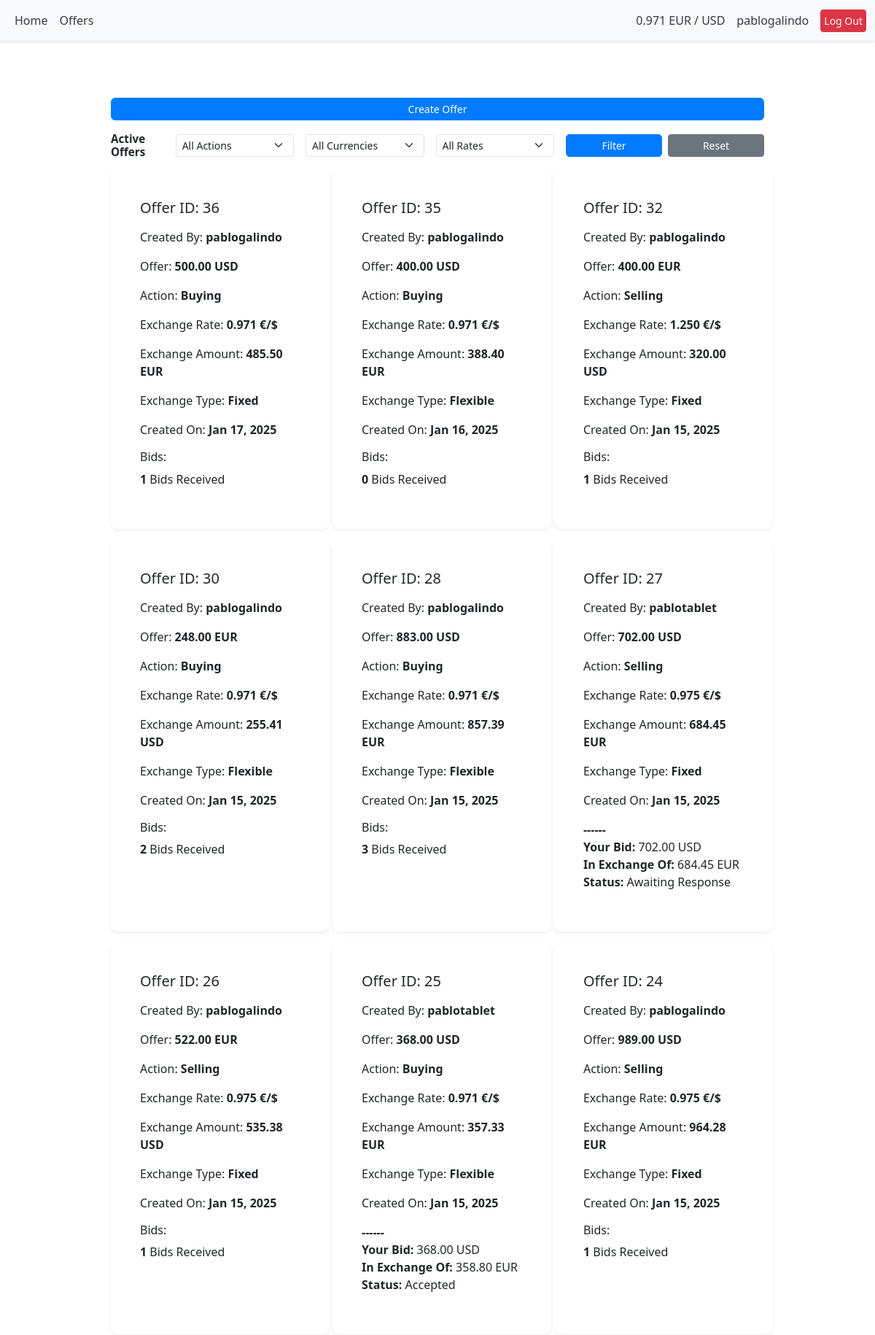
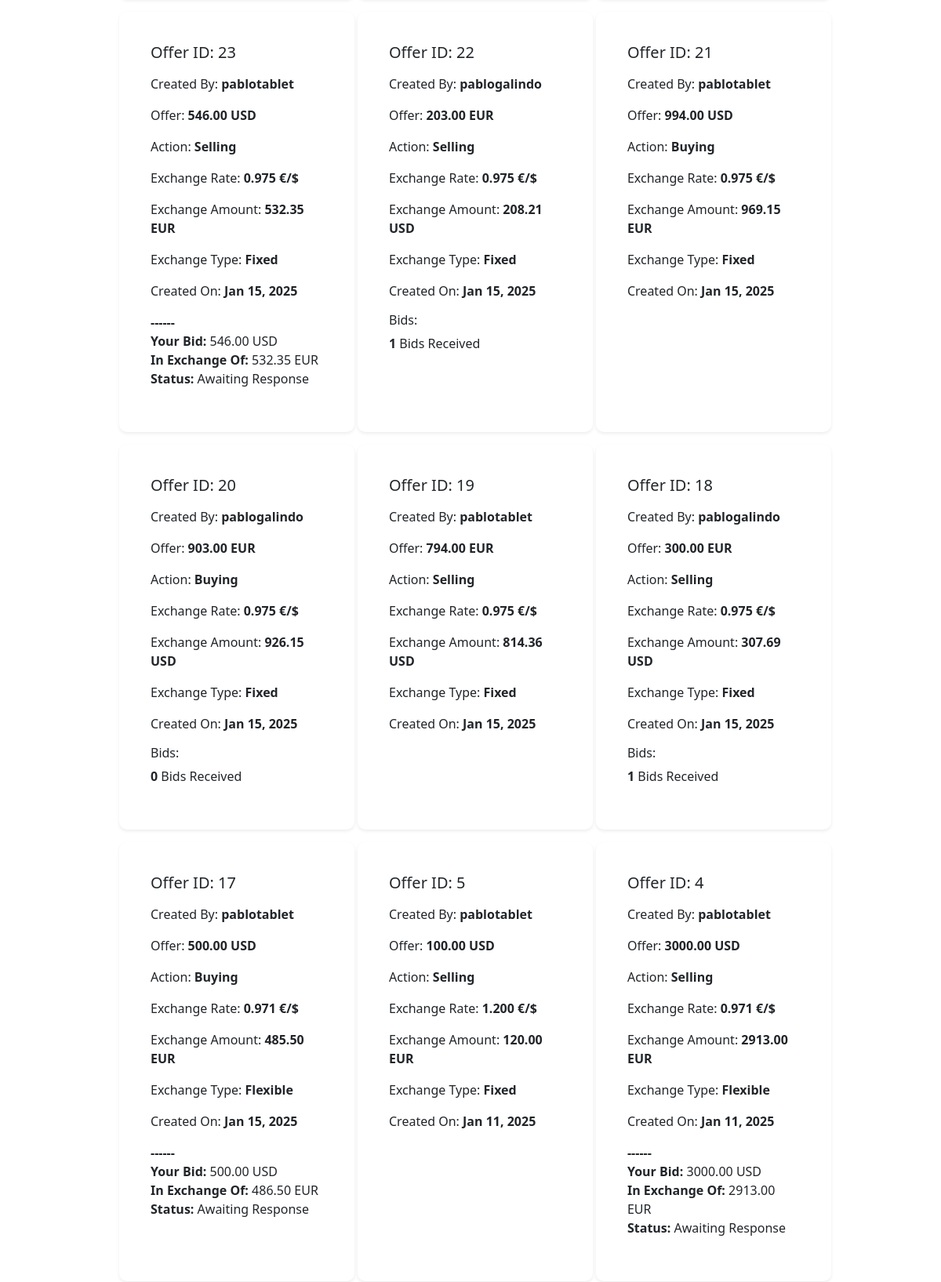
Screenshot of /offers/ (signed in, upper part) with the database file from the repository (2 pictures, top to bottom).
### offers/models.py (models this page shows, shortened)
class Offer(models.Model):
    CURRENCY_CHOICES = [
        ('USD', 'US Dollar'),
        ('EUR', 'Euro'),
    ]
    RATE_TYPE_CHOICES = [
        ('FIXED', 'Fixed'),
        ('FLEXIBLE', 'Flexible'),
    ]
    user = models.ForeignKey(
        User, on_delete=models.CASCADE, related_name="offers")
    currency = models.CharField(max_length=3, choices=CURRENCY_CHOICES)
    amount = models.DecimalField(max_digits=10, decimal_places=2)
    exchange_rate = models.DecimalField(
        max_digits=8, decimal_places=3, null=True, blank=True)
    is_buying = models.BooleanField()
    rate_type = models.CharField(
        max_length=10, choices=RATE_TYPE_CHOICES, default='FIXED')
    created_at = models.DateTimeField(auto_now_add=True)
    class Meta:
        ordering = ['-created_at']

class Bid(models.Model):
    STATUS_CHOICES = [
        ('AWAITING', 'Awaiting Response'),
        ('ACCEPTED', 'Accepted'),
        ('REJECTED', 'Rejected'),
    ]
    offer = models.ForeignKey(
        'Offer', on_delete=models.CASCADE, related_name='bids')
    user = models.ForeignKey(
        User, on_delete=models.CASCADE, related_name='bids')
    amount = models.DecimalField(max_digits=10, decimal_places=2)
    currency = models.CharField(max_length=3, choices=Offer.CURRENCY_CHOICES)
    exchange_rate = models.DecimalField(max_digits=8, decimal_places=3)
    created_at = models.DateTimeField(auto_now_add=True)
    status = models.CharField(
        max_length=10, choices=STATUS_CHOICES, default='AWAITING')
    contact_shared = models.BooleanField(default=False)
    class Meta:
        unique_together = ('user', 'offer')

### offers/views.py (the view)
# urls.py: path('', views.view_offers, name='view_offers'),
@login_required
def view_offers(request):
    offers = Offer.objects.prefetch_related('bids').all()
    is_buying = request.GET.get('is_buying')
    currency = request.GET.get('currency')
    rate_type = request.GET.get('rate_type')
    if is_buying in ['0', '1']:
        offers = offers.filter(is_buying=bool(int(is_buying)))
    if currency:
        offers = offers.filter(currency=currency)
    if rate_type:
        offers = offers.filter(rate_type=rate_type)
    for offer in offers:
        offer.user_bid = offer.bids.filter(user=request.user).first()
        offer.converted_amount = (
            round(offer.amount / offer.exchange_rate
                  if offer.currency == "EUR"
                  else offer.amount * offer.exchange_rate, 2)
        )
        offer.converted_amount_currency = ("EUR"
                                           if offer.currency == "USD"
                                           else "USD")
        offer.action = "Buying" if offer.is_buying else "Selling"
        if offer.user_bid:
            offer.bid_converted_amount = round(
                offer.user_bid.amount / offer.user_bid.exchange_rate
                if offer.user_bid.currency == "EUR"
                else offer.user_bid.amount * offer.user_bid.exchange_rate, 2
            )
            offer.bid_converted_currency = (
                "EUR" if offer.user_bid.currency == "USD" else "USD"
            )
        else:
            offer.bid_converted_amount = None
            offer.bid_converted_currency = None
    return render(request, 'offers/view_offers.html', {'offers': offers})

### offers/context_processors.py (called while the page is built)
def exchange_rate_processor(request):
    try:
        latest_rate = LatestExchangeRate.objects.latest("timestamp").rate
        print(f"Latest exchange rate fetched from database: {latest_rate}")
    except LatestExchangeRate.DoesNotExist:
        try:
            latest_rate = fetch_and_update_exchange_rate()
            print(f"Latest exchange rate fetched: {latest_rate}")
        except ValueError as e:
            print(f"Error fetching exchange rate: {e}")
            latest_rate = "N/A"
    return {
        "exchange_rate": round(latest_rate, 3)
    }

### offers/templates/offers/view_offers.html (shortened to what this page needs)
{% extends "base.html" %}
{%load static%}
{% block content %}
<div class="container mt-5">
    {% if user.is_authenticated %}
    <div
        class="d-flex justify-content-end mb-3">
        <a
         href="{% url 'offers:create_offer' %}?next={{ request.path }}"
         class="btn btn-primary w-100 w-md-auto" aria-label="Create a new offer">
         Create Offer
        </a>
    </div>
    {% endif %}
    <div class="d-flex flex-column flex-md-row justify-content-between align-items-center mb-3">
        <h2 class="text-center text-md-start mb-2 mb-md-0">Active Offers</h2>
        <form method="get" action="{% url 'offers:view_offers' %}" class="d-flex align-items-center gap-2">
            <select name="is_buying" id="is_buying" class="form-select form-select-sm me-2">
                <option value="">All Actions</option>
            </select>
            <select name="currency" id="currency" class="form-select form-select-sm me-2">
                <option value="">All Currencies</option>
            </select>
            <select name="rate_type" id="rate_type" class="form-select form-select-sm me-2">
                <option value="">All Rates</option>
            </select>
            <button type="submit" class="btn btn-primary btn-sm w-100 w-md-auto" aria-label="Filter Offers">Filter</button>
            <a href="{% url 'offers:view_offers' %}" class="btn btn-secondary btn-sm w-100 w-md-auto" aria-label="Reset filter values">Reset</a>
        </form>
    </div>
    <div class="row g-3">
        {% for offer in offers %}
        <div class="col-12 col-md-6 col-lg-4">
            <div class="card shadow-sm offer-card ">
                <div class="card-body">
                    <h5 class="card-title">Offer ID: {{ offer.id}}</h5>
                    <p>Created By: <strong>{{offer.user.username}}</strong></p>
                    <p>Offer: <strong>{{offer.amount}} {{offer.currency}}</strong></p>
                    <p>Action: <strong>{{offer.action}}</strong></p>
                    <p>Exchange Rate: <strong>{{offer.exchange_rate}} €/$ </strong></p>
                    <p>Exchange Amount: <strong>{{offer.converted_amount}} {{offer.converted_amount_currency}}</strong></p>
                    <p>Exchange Type: <strong>{{offer.get_rate_type_display}}</strong></p>
                    <p>Created On: <strong>{{offer.created_at|date:"M d, Y"}}</strong></p>
                    {% if offer.user_bid %}
                    <p class="card-text">
                        <strong>------</strong> <br>
                        <strong>Your Bid:</strong> {{ offer.user_bid.amount }} {{offer.user_bid.currency}}<br>
                        <strong>In Exchange Of:</strong> {{ offer.bid_converted_amount }} {{ offer.bid_converted_currency }} <br>
                        <strong>Status:</strong> {{ offer.user_bid.get_status_display }}
                    </p>
                    {% endif %}
                    {% if user.is_authenticated and user == offer.user %}
                    <div>
                        <h6>Bids:</h6>
                        <p><strong>{{ offer.bids.count }}</strong> Bids Received</p>
                    </div>
                    {% endif %}
                </div>
            </div>
        </div>
        {% endfor %}
    </div>
</div>
{% endblock %}

### templates/base.html (shortened to what this page needs)
{% load static %}
<!DOCTYPE html>
<html lang="en">
<head>
    <link href="https://cdn.jsdelivr.net/npm/bootstrap@5.3.0-alpha3/dist/css/bootstrap.min.css" rel="stylesheet">
    <link rel="stylesheet" href="{% static 'css/style.css' %}">
    <link href="https://cdn.jsdelivr.net/npm/bootstrap-icons/font/bootstrap-icons.css" rel="stylesheet">
</head>
<body>
    <nav class="navbar navbar-expand-lg navbar-light bg-light">
        <div class="container-fluid">
            {% if user.is_authenticated %}
            <div class="collapse navbar-collapse" id="navbarNav">
                <ul class="navbar-nav">
                    <li class="nav-item">
                        <a class="nav-link" href="/">Home</a>
                    </li>
                    <li class="nav-item">
                        <a class="nav-link" href="{% url 'offers:view_offers'%}">Offers</a>
                    </li>
                </ul>
            </div>
            {% endif %}
            <div class="d-flex align-items-center">
                <div class="navbar-text me-3">
                    {{ exchange_rate }} EUR / USD
                </div>
                {% if user.is_authenticated %}
                <div class="navbar-text me-3">
                    {{ user.username }}
                </div>
                {% endif %}
                {% if user.is_authenticated %}
                <a href="/accounts/logout/" class="btn btn-danger btn-sm">Log Out</a>
                {% endif %}
            </div>
        </div>
    </nav>
    <main class="container mt-4">
        {% block content %}
        {% endblock %}
    </main>
</body>
</html>

### static/css/style.css (style rules this page uses)
html, body { height: 100%; margin: 0; display: flex; flex-direction: column; }
body { padding-top: 30px; }
.navbar { position: fixed; top: 0; width: 100%; z-index: 1030; box-shadow: 0 2px 4px rgba(0, 0, 0, 0.1); }
.navbar-text { color: #343a40; }
a.nav-link { color: #343a40; text-decoration: none; }
main { flex: 1; }
h1, h2, h3 { font-weight: bold; }
.container { padding: 1rem; max-width: 100%; }
.card { padding: 1.5rem; border-radius: 10px; border: none; box-shadow: 0 4px 6px rgba(0, 0, 0, 0.1); }
.card.shadow-sm.offer-card { min-width: 300px; min-height: 100%; }
form { width: 100%; }
.btn-primary { background-color: #007bff; border-color: #007bff; }
form .btn-primary { background-color: #007bff; border-color: #007bff; padding: 0.6rem; font-size: 1rem; border-radius: 5px; transition: background-color 0.2s ease-in-out; }
.text-center { font-size: 0.95rem; }
button.btn, a.btn { padding: 0.25rem 0.25rem; font-size: 0.875rem; line-height: 1.5; }
@media (min-width: 769px) { .container { max-width: 960px; margin: auto; } }

### rows the page displays
Offer: id "36", user.username "pablogalindo", amount "500.00", currency "USD", action "Buying", exchange_rate "0.971", converted_amount "485.50", converted_amount_currency "EUR", rate_type "Fixed", created_at "Jan 17, 2025", bids.count "1"
Offer: id "35", user.username "pablogalindo", amount "400.00", currency "USD", action "Buying", exchange_rate "0.971", converted_amount "388.40", converted_amount_currency "EUR", rate_type "Flexible", created_at "Jan 16, 2025", bids.count "0"
Offer: id "32", user.username "pablogalindo", amount "400.00", currency "EUR", action "Selling", exchange_rate "1.250", converted_amount "320.00", converted_amount_currency "USD", rate_type "Fixed", created_at "Jan 15, 2025", bids.count "1"
Offer: id "30", user.username "pablogalindo", amount "248.00", currency "EUR", action "Buying", exchange_rate "0.971", converted_amount "255.41", converted_amount_currency "USD", rate_type "Flexible", created_at "Jan 15, 2025", bids.count "2"
Offer: id "28", user.username "pablogalindo", amount "883.00", currency "USD", action "Buying", exchange_rate "0.971", converted_amount "857.39", converted_amount_currency "EUR", rate_type "Flexible", created_at "Jan 15, 2025", bids.count "3"
Offer: id "27", user.username "pablotablet", amount "702.00", currency "USD", action "Selling", exchange_rate "0.975", converted_amount "684.45", converted_amount_currency "EUR", rate_type "Fixed", created_at "Jan 15, 2025", user_bid.amount "702.00", user_bid.currency "USD", bid_converted_amount "684.45", bid_converted_currency "EUR", user_bid.status "Awaiting Response"
Offer: id "26", user.username "pablogalindo", amount "522.00", currency "EUR", action "Selling", exchange_rate "0.975", converted_amount "535.38", converted_amount_currency "USD", rate_type "Fixed", created_at "Jan 15, 2025", bids.count "1"
Offer: id "25", user.username "pablotablet", amount "368.00", currency "USD", action "Buying", exchange_rate "0.971", converted_amount "357.33", converted_amount_currency "EUR", rate_type "Flexible", created_at "Jan 15, 2025", user_bid.amount "368.00", user_bid.currency "USD", bid_converted_amount "358.80", bid_converted_currency "EUR", user_bid.status "Accepted"
Offer: id "24", user.username "pablogalindo", amount "989.00", currency "USD", action "Selling", exchange_rate "0.975", converted_amount "964.28", converted_amount_currency "EUR", rate_type "Fixed", created_at "Jan 15, 2025", bids.count "1"
Offer: id "23", user.username "pablotablet", amount "546.00", currency "USD", action "Selling", exchange_rate "0.975", converted_amount "532.35", converted_amount_currency "EUR", rate_type "Fixed", created_at "Jan 15, 2025", user_bid.amount "546.00", user_bid.currency "USD", bid_converted_amount "532.35", bid_converted_currency "EUR", user_bid.status "Awaiting Response"
Offer: id "22", user.username "pablogalindo", amount "203.00", currency "EUR", action "Selling", exchange_rate "0.975", converted_amount "208.21", converted_amount_currency "USD", rate_type "Fixed", created_at "Jan 15, 2025", bids.count "1"
Offer: id "21", user.username "pablotablet", amount "994.00", currency "USD", action "Buying", exchange_rate "0.975", converted_amount "969.15", converted_amount_currency "EUR", rate_type "Fixed", created_at "Jan 15, 2025"
Offer: id "20", user.username "pablogalindo", amount "903.00", currency "EUR", action "Buying", exchange_rate "0.975", converted_amount "926.15", converted_amount_currency "USD", rate_type "Fixed", created_at "Jan 15, 2025", bids.count "0"
Offer: id "19", user.username "pablotablet", amount "794.00", currency "EUR", action "Selling", exchange_rate "0.975", converted_amount "814.36", converted_amount_currency "USD", rate_type "Fixed", created_at "Jan 15, 2025"
Offer: id "18", user.username "pablogalindo", amount "300.00", currency "EUR", action "Selling", exchange_rate "0.975", converted_amount "307.69", converted_amount_currency "USD", rate_type "Fixed", created_at "Jan 15, 2025", bids.count "1"
Offer: id "17", user.username "pablotablet", amount "500.00", currency "USD", action "Buying", exchange_rate "0.971", converted_amount "485.50", converted_amount_currency "EUR", rate_type "Flexible", created_at "Jan 15, 2025", user_bid.amount "500.00", user_bid.currency "USD", bid_converted_amount "486.50", bid_converted_currency "EUR", user_bid.status "Awaiting Response"
Offer: id "5", user.username "pablotablet", amount "100.00", currency "USD", action "Selling", exchange_rate "1.200", converted_amount "120.00", converted_amount_currency "EUR", rate_type "Fixed", created_at "Jan 11, 2025"
Offer: id "4", user.username "pablotablet", amount "3000.00", currency "USD", action "Selling", exchange_rate "0.971", converted_amount "2913.00", converted_amount_currency "EUR", rate_type "Flexible", created_at "Jan 11, 2025", user_bid.amount "3000.00", user_bid.currency "USD", bid_converted_amount "2913.00", bid_converted_currency "EUR", user_bid.status "Awaiting Response"

### other values shown
{{ exchange_rate }} "0.971"
{{ user.username }} "pablogalindo"
